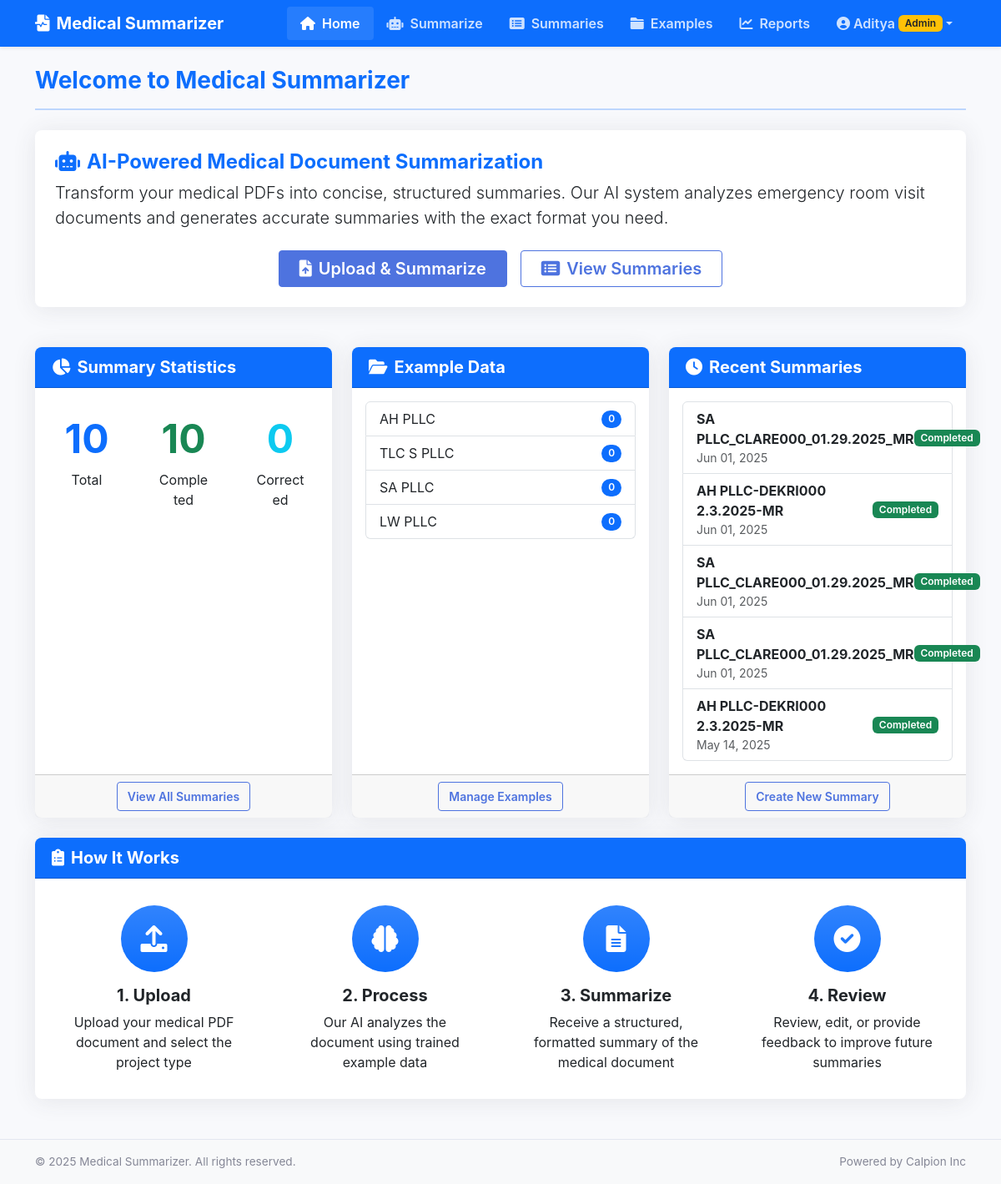
The app's page / (signed in) with its own data.
### summarizer/models.py (models this page shows, shortened)
class Summary(models.Model):
    STATUS_CHOICES = (
        ('pending', 'Pending'),
        ('processing', 'Processing'),
        ('completed', 'Completed'),
        ('corrected', 'Corrected'),
        ('error', 'Error'),
    )
    PROJECT_CHOICES = (
        ('ah', 'AH PLLC'),
        ('tlc', 'TLC S PLLC'),
        ('sa', 'SA PLLC'),
        ('lw', 'LW PLLC'),
    )
    user = models.ForeignKey(User, on_delete=models.CASCADE, related_name='summaries', null=True, blank=True)
    document_name = models.CharField(max_length=255)
    project_type = models.CharField(max_length=10, choices=PROJECT_CHOICES)
    pdf_file = models.FileField(upload_to='pdfs/')
    pdf_password = models.CharField(max_length=50, blank=True, null=True)
    original_text = models.TextField(blank=True, null=True)
    summary_text = models.TextField(blank=True, null=True)
    corrected_text = models.TextField(blank=True, null=True)
    accuracy_score = models.FloatField(null=True, blank=True)
    status = models.CharField(max_length=20, choices=STATUS_CHOICES, default='pending')
    created_at = models.DateTimeField(auto_now_add=True)
    updated_at = models.DateTimeField(auto_now=True)
    batch_id = models.UUIDField(default=uuid.uuid4, db_index=True, help_text="Groups files uploaded together")
    batch_name = models.CharField(max_length=255, blank=True, null=True, help_text="Name for the batch of files")
    is_batch = models.BooleanField(default=False, help_text="True if this was part of a multi-file upload")
    class Meta:
        ordering = ['-created_at']
        verbose_name = 'Medical Summary'
        verbose_name_plural = 'Medical Summaries'

### summarizer/views.py (the view)
# urls.py: 2. Add a URL to urlpatterns:  path('', views.home, name='home')
@login_required
def home(request):
    if request.user.is_superuser:
        user_summaries = Summary.objects.all()
    else:
        user_summaries = Summary.objects.filter(user=request.user)
    total_summaries = user_summaries.count()
    completed_summaries = user_summaries.filter(status='completed').count()
    corrected_summaries = user_summaries.filter(status='corrected').count()
    recent_summaries = user_summaries.order_by('-created_at')[:5]
    from .tasks import PROJECT_EXAMPLES
    ah_examples = len(PROJECT_EXAMPLES['ah'])
    tlc_examples = len(PROJECT_EXAMPLES['tlc'])
    sa_examples = len(PROJECT_EXAMPLES['sa'])
    lw_examples = len(PROJECT_EXAMPLES['lw'])
    context = {
        'total_summaries': total_summaries,
        'completed_summaries': completed_summaries,
        'corrected_summaries': corrected_summaries,
        'recent_summaries': recent_summaries,
        'ah_examples': ah_examples,
        'tlc_examples': tlc_examples,
        'sa_examples': sa_examples,
        'lw_examples': lw_examples,
    }
    return render(request, 'home.html', context)

### templates/home.html (shortened to what this page needs)
{% extends 'base.html' %}
{% block page_title %}Welcome to Medical Summarizer{% endblock %}
{% block content %}
<div class="row mb-4">
    <div class="col-md-12">
        <div class="card shadow-sm border-0 mb-4">
            <div class="card-body p-4">
                <h2 class="card-title fs-4 fw-bold text-primary">
                    <i class="fas fa-robot me-2"></i>AI-Powered Medical Document Summarization
                </h2>
                <p class="card-text lead">
                    Transform your medical PDFs into concise, structured summaries. Our AI system analyzes emergency room visit documents and generates accurate summaries with the exact format you need.
                </p>
                <div class="d-grid gap-2 d-md-flex justify-content-md-center mt-4">
                    <a href="{% url 'summarize' %}" class="btn btn-primary btn-lg px-4 me-md-2">
                        <i class="fas fa-file-upload me-2"></i>Upload & Summarize
                    </a>
                    <a href="{% url 'summary-list' %}" class="btn btn-outline-primary btn-lg px-4">
                        <i class="fas fa-list-alt me-2"></i>View Summaries
                    </a>
                </div>
            </div>
        </div>
    </div>
</div>
<div class="row mb-4">
    <div class="col-md-4">
        <div class="card shadow-sm h-100">
            <div class="card-header bg-primary text-white">
                <h3 class="card-title fs-5 fw-bold mb-0">
                    <i class="fas fa-chart-pie me-2"></i>Summary Statistics
                </h3>
            </div>
            <div class="card-body">
                <div class="row text-center">
                    <div class="col-4">
                        <div class="p-3">
                            <h5 class="fw-bold text-primary display-5">{{ total_summaries }}</h5>
                            <p class="mb-0">Total</p>
                        </div>
                    </div>
                    <div class="col-4">
                        <div class="p-3">
                            <h5 class="fw-bold text-success display-5">{{ completed_summaries }}</h5>
                            <p class="mb-0">Completed</p>
                        </div>
                    </div>
                    <div class="col-4">
                        <div class="p-3">
                            <h5 class="fw-bold text-info display-5">{{ corrected_summaries }}</h5>
                            <p class="mb-0">Corrected</p>
                        </div>
                    </div>
                </div>
            </div>
            <div class="card-footer text-center">
                <a href="{% url 'summary-list' %}" class="btn btn-sm btn-outline-primary">View All Summaries</a>
            </div>
        </div>
    </div>
    <div class="col-md-4">
        <div class="card shadow-sm h-100">
            <div class="card-header bg-primary text-white">
                <h3 class="card-title fs-5 fw-bold mb-0">
                    <i class="fas fa-folder-open me-2"></i>Example Data
                </h3>
            </div>
            <div class="card-body">
                <ul class="list-group">
                    <li class="list-group-item d-flex justify-content-between align-items-center">
                        AH PLLC
                        <span class="badge bg-primary rounded-pill">{{ ah_examples }}</span>
                    </li>
                    <li class="list-group-item d-flex justify-content-between align-items-center">
                        TLC S PLLC
                        <span class="badge bg-primary rounded-pill">{{ tlc_examples }}</span>
                    </li>
                    <li class="list-group-item d-flex justify-content-between align-items-center">
                        SA PLLC
                        <span class="badge bg-primary rounded-pill">{{ sa_examples }}</span>
                    </li>
                    <li class="list-group-item d-flex justify-content-between align-items-center">
                        LW PLLC
                        <span class="badge bg-primary rounded-pill">{{ lw_examples }}</span>
                    </li>
                </ul>
            </div>
            <div class="card-footer text-center">
                <a href="{% url 'example-list' %}" class="btn btn-sm btn-outline-primary">Manage Examples</a>
            </div>
        </div>
    </div>
    <div class="col-md-4">
        <div class="card shadow-sm h-100">
            <div class="card-header bg-primary text-white">
                <h3 class="card-title fs-5 fw-bold mb-0">
                    <i class="fas fa-clock me-2"></i>Recent Summaries
                </h3>
            </div>
            <div class="card-body">
                {% if recent_summaries %}
                    <ul class="list-group">
                        {% for summary in recent_summaries %}
                            <li class="list-group-item d-flex justify-content-between align-items-center">
                                <div>
                                    <strong>{{ summary.document_name }}</strong>
                                    <span class="d-block text-muted small">{{ summary.created_at|date:"M d, Y" }}</span>
                                </div>
                                <span class="badge {% if summary.status == 'completed' %}bg-success{% elif summary.status == 'corrected' %}bg-info{% elif summary.status == 'error' %}bg-danger{% else %}bg-secondary{% endif %}">
                                    {{ summary.get_status_display }}
                                </span>
                            </li>
                        {% endfor %}
                    </ul>
                {% else %}
                    <div class="text-center py-3">
                        <p class="text-muted mb-0">No summaries yet</p>
                    </div>
                {% endif %}
            </div>
            <div class="card-footer text-center">
                <a href="{% url 'summarize' %}" class="btn btn-sm btn-outline-primary">Create New Summary</a>
            </div>
        </div>
    </div>
</div>
<div class="row mb-4">
    <div class="col-md-12">
        <div class="card shadow-sm">
            <div class="card-header bg-primary text-white">
                <h3 class="card-title fs-5 fw-bold mb-0">
                    <i class="fas fa-clipboard-list me-2"></i>How It Works
                </h3>
            </div>
            <div class="card-body">
                <div class="row">
                    <div class="col-md-3 text-center mb-3 mb-md-0">
                        <div class="p-3">
                            <div class="feature-icon bg-primary bg-gradient text-white rounded-circle mb-3">
                                <i class="fas fa-upload fa-2x p-3"></i>
                            </div>
                            <h4 class="fs-5 fw-bold">1. Upload</h4>
                            <p class="mb-0">Upload your medical PDF document and select the project type</p>
                        </div>
                    </div>
                    <div class="col-md-3 text-center mb-3 mb-md-0">
                        <div class="p-3">
                            <div class="feature-icon bg-primary bg-gradient text-white rounded-circle mb-3">
                                <i class="fas fa-brain fa-2x p-3"></i>
                            </div>
                            <h4 class="fs-5 fw-bold">2. Process</h4>
                            <p class="mb-0">Our AI analyzes the document using trained example data</p>
                        </div>
                    </div>
                    <div class="col-md-3 text-center mb-3 mb-md-0">
                        <div class="p-3">
                            <div class="feature-icon bg-primary bg-gradient text-white rounded-circle mb-3">
                                <i class="fas fa-file-alt fa-2x p-3"></i>
                            </div>
                            <h4 class="fs-5 fw-bold">3. Summarize</h4>
                            <p class="mb-0">Receive a structured, formatted summary of the medical document</p>
                        </div>
                    </div>
                    <div class="col-md-3 text-center">
                        <div class="p-3">
                            <div class="feature-icon bg-primary bg-gradient text-white rounded-circle mb-3">
                                <i class="fas fa-check-circle fa-2x p-3"></i>
                            </div>
                            <h4 class="fs-5 fw-bold">4. Review</h4>
                            <p class="mb-0">Review, edit, or provide feedback to improve future summaries</p>
                        </div>
                    </div>
                </div>
            </div>
        </div>
    </div>
</div>
{% endblock %}

### templates/base.html (shortened to what this page needs)
<!DOCTYPE html>
<html lang="en">
<head>
    <link href="https://cdn.jsdelivr.net/npm/bootstrap@5.3.0-alpha1/dist/css/bootstrap.min.css" rel="stylesheet">
    <link href="https://cdnjs.cloudflare.com/ajax/libs/font-awesome/6.0.0/css/all.min.css" rel="stylesheet">
    <link href="/static/css/style.css" rel="stylesheet">
</head>
<body>
    <nav class="navbar navbar-expand-lg navbar-dark bg-primary shadow-sm">
        <div class="container">
            <a class="navbar-brand d-flex align-items-center" href="{% url 'home' %}">
                <i class="fas fa-file-medical-alt me-2"></i>
                <span>Medical Summarizer</span>
            </a>
            <div class="collapse navbar-collapse" id="navbarNav">
                <ul class="navbar-nav ms-auto">
                    <li class="nav-item">
                        <a class="nav-link {% if request.path == '/' %}active{% endif %}" href="{% url 'home' %}">
                            <i class="fas fa-home me-1"></i> Home
                        </a>
                    </li>
                    <li class="nav-item">
                        <a class="nav-link {% if '/summarize/' in request.path %}active{% endif %}" href="{% url 'summarize' %}">
                            <i class="fas fa-robot me-1"></i> Summarize
                        </a>
                    </li>
                    <li class="nav-item">
                        <a class="nav-link {% if '/summaries/' in request.path %}active{% endif %}" href="{% url 'summary-list' %}">
                            <i class="fas fa-list-alt me-1"></i> Summaries
                        </a>
                    </li>
                    <li class="nav-item">
                        <a class="nav-link {% if '/examples/' in request.path %}active{% endif %}" href="{% url 'example-list' %}">
                            <i class="fas fa-folder me-1"></i> Examples
                        </a>
                    </li>
                    <li class="nav-item">
                        <a class="nav-link {% if '/reports/' in request.path %}active{% endif %}" href="{% url 'reports' %}">
                            <i class="fas fa-chart-line me-1"></i> Reports
                        </a>
                    </li>
                    <li class="nav-item dropdown">
                        <a class="nav-link dropdown-toggle d-flex align-items-center" href="#" id="navbarDropdown" role="button" data-bs-toggle="dropdown" aria-expanded="false">
                            <i class="fas fa-user-circle me-1"></i>
                            <span>{{ user.username }}</span>
                            {% if user.is_superuser %}
                                <span class="badge bg-warning text-dark ms-1">Admin</span>
                            {% elif user.is_staff %}
                                <span class="badge bg-info ms-1">Staff</span>
                            {% endif %}
                        </a>
                    </li>
                </ul>
            </div>
        </div>
    </nav>
    <main class="container py-4">
        <div class="page-header mb-4">
            <h1 class="fw-bold text-primary">{% block page_title %}{% endblock %}</h1>
            <hr class="border-2 border-primary opacity-25">
        </div>
        {% block content %}{% endblock %}
    </main>
    <footer class="footer mt-auto py-3 bg-light">
        <div class="container">
            <div class="row">
                <div class="col-md-6">
                    <p class="mb-0">© 2025 Medical Summarizer. All rights reserved.</p>
                </div>
                <div class="col-md-6 text-md-end">
                    <p class="mb-0">Powered by Calpion Inc</p>
                </div>
            </div>
        </div>
    </footer>
</body>
</html>

### records on screen
Summary: document_name "SA PLLC_CLARE000_01.29.2025_MR", created_at "Jun 01, 2025", status "Completed"
Summary: document_name "AH PLLC-DEKRI000 2.3.2025-MR", created_at "Jun 01, 2025", status "Completed"
Summary: document_name "SA PLLC_CLARE000_01.29.2025_MR", created_at "Jun 01, 2025", status "Completed"
Summary: document_name "SA PLLC_CLARE000_01.29.2025_MR", created_at "Jun 01, 2025", status "Completed"
Summary: document_name "AH PLLC-DEKRI000 2.3.2025-MR", created_at "May 14, 2025", status "Completed"

### other values on screen
{{ user.username }} "Aditya"
{{ total_summaries }} "10"
{{ completed_summaries }} "10"
{{ corrected_summaries }} "0"
{{ ah_examples }} "0"
{{ tlc_examples }} "0"
{{ sa_examples }} "0"
{{ lw_examples }} "0"
